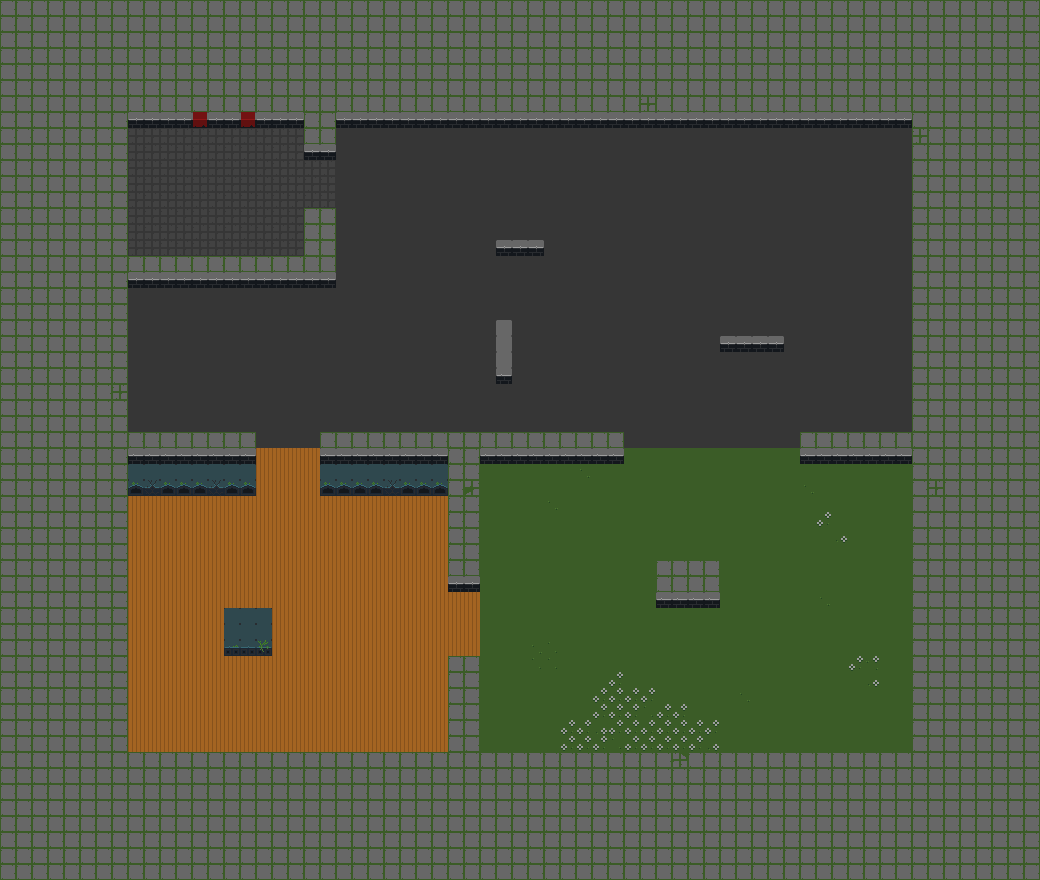

Rendered tile map (Tiled .tmx) drawn with the repository's tilesets; below, a short description and the map source with its tile grids summarised:
An orthogonal 65x55 tile map with 16x16 px tiles, 2 tile layers (Decorations, Tile Layer 1), 2 tilesets and 18 objects.

<map version="1.0" tiledversion="1.0.3" orientation="orthogonal" renderorder="right-down" width="65" height="55" tilewidth="16" tileheight="16" nextobjectid="54">
 <tileset firstgid="1" name="ts" tilewidth="16" tileheight="16" tilecount="2" columns="2">
  <image source="debugtileset.png" width="32" height="16" />
 </tileset>
 <tileset firstgid="3" name="tileset" tilewidth="16" tileheight="16" tilecount="304" columns="16">
  <image source="tiny_dungeon_world.png" width="256" height="304" />
 </tileset>
 <layer name="Decorations" width="65" height="55">
  <data>[3575 cells, 6 non-empty, 5 distinct tile ids]</data>
 </layer>
 <layer name="Tile Layer 1" width="65" height="55">
  <data>[3575 cells, 3575 non-empty, 23 distinct tile ids]</data>
 </layer>
 <objectgroup name="walls">
  <object id="36" x="80" y="80" width="48" height="720" />
  <object id="37" x="128" y="752" width="832" height="48" />
  <object id="38" x="912" y="80" width="48" height="672" />
  <object id="39" x="128" y="80" width="784" height="48" />
  <object id="40" x="304" y="208" width="32" height="80" />
  <object id="41" x="128" y="256" width="176" height="32" />
  <object id="42" x="304" y="128" width="32" height="32" />
  <object id="43" x="448" y="656" width="32" height="96" />
  <object id="44" x="448" y="464" width="32" height="128" />
  <object id="45" x="800" y="432" width="112" height="32" />
  <object id="46" x="656" y="560" width="64" height="48" />
  <object id="47" x="224" y="608" width="48" height="48" />
  <object id="48" x="128" y="432" width="128" height="64" />
  <object id="49" x="448" y="432" width="176" height="32" />
  <object id="50" x="320" y="432" width="128" height="64" />
  <object id="51" x="496" y="320" width="16" height="64" />
  <object id="52" x="496" y="240" width="48" height="16" />
  <object id="53" x="720" y="336" width="64" height="16" />
 </objectgroup>
</map>